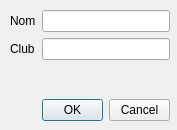
<?xml version="1.0" encoding="UTF-8"?>
<ui version="4.0">
 <class>DialogTeam</class>
 <widget class="QDialog" name="DialogTeam">
  <property name="geometry">
   <rect>
    <x>0</x>
    <y>0</y>
    <width>177</width>
    <height>130</height>
   </rect>
  </property>
  <property name="windowTitle">
   <string>Ajouter équipe</string>
  </property>
  <widget class="QWidget" name="verticalLayoutWidget">
   <property name="geometry">
    <rect>
     <x>10</x>
     <y>10</y>
     <width>160</width>
     <height>111</height>
    </rect>
   </property>
   <layout class="QVBoxLayout" name="verticalLayout">
    <item>
     <layout class="QFormLayout" name="formLayout">
      <item row="0" column="0">
       <widget class="QLabel" name="nameLabel">
        <property name="text">
         <string>Nom</string>
        </property>
       </widget>
      </item>
      <item row="0" column="1">
       <widget class="QLineEdit" name="nameEdit"/>
      </item>
      <item row="1" column="0">
       <widget class="QLabel" name="clubLabel">
        <property name="text">
         <string>Club</string>
        </property>
       </widget>
      </item>
      <item row="1" column="1">
       <widget class="QLineEdit" name="clubEdit"/>
      </item>
      <item row="3" column="1">
       <widget class="QDialogButtonBox" name="buttonBox">
        <property name="enabled">
         <bool>true</bool>
        </property>
        <property name="orientation">
         <enum>Qt::Horizontal</enum>
        </property>
        <property name="standardButtons">
         <set>QDialogButtonBox::Cancel|QDialogButtonBox::Ok</set>
        </property>
       </widget>
      </item>
      <item row="2" column="0" colspan="2">
       <spacer name="verticalSpacer">
        <property name="orientation">
         <enum>Qt::Vertical</enum>
        </property>
        <property name="sizeHint" stdset="0">
         <size>
          <width>20</width>
          <height>40</height>
         </size>
        </property>
       </spacer>
      </item>
     </layout>
    </item>
   </layout>
  </widget>
 </widget>
 <resources/>
 <connections>
  <connection>
   <sender>buttonBox</sender>
   <signal>accepted()</signal>
   <receiver>DialogTeam</receiver>
   <slot>accept()</slot>
   <hints>
    <hint type="sourcelabel">
     <x>248</x>
     <y>254</y>
    </hint>
    <hint type="destinationlabel">
     <x>157</x>
     <y>274</y>
    </hint>
   </hints>
  </connection>
  <connection>
   <sender>buttonBox</sender>
   <signal>rejected()</signal>
   <receiver>DialogTeam</receiver>
   <slot>reject()</slot>
   <hints>
    <hint type="sourcelabel">
     <x>316</x>
     <y>260</y>
    </hint>
    <hint type="destinationlabel">
     <x>286</x>
     <y>274</y>
    </hint>
   </hints>
  </connection>
 </connections>
</ui>
